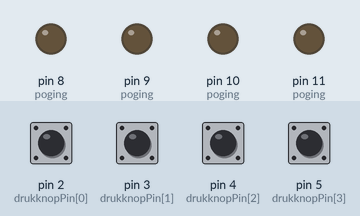
The sketch below on a simulated Arduino Uno, built with avr-gcc and run on an emulated ATmega328P. On the bench: output pins drawn as LEDs (lit = HIGH). Dashed ring = blinking. Inputs (shaded band) come from the test bench; at power-on: pin 2 (drukknopPin[0]), pin 3 (drukknopPin[1]), pin 4 (drukknopPin[2]), pin 5 (drukknopPin[3]) HIGH. Random numbers use the default seed unless the sketch sets one.

Above: at 2.0 s.
2.1 s: pin 2 (drukknopPin[0]) pulled LOW for 0.15 s
At 4.3 s:
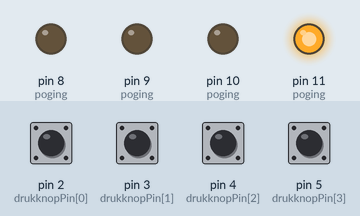
5.2 s: pin 3 (drukknopPin[1]) pulled LOW for 1 s
At 6.77 s:
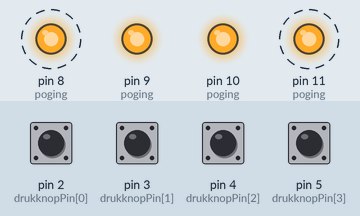
8.2 s: pin 2 (drukknopPin[0]) driven LOW and pin 3 (drukknopPin[1]) driven LOW
At 9.95 s:
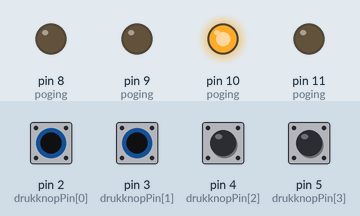
11.2 s: pin 3 (drukknopPin[1]) driven HIGH
14.2 s: pin 3 (drukknopPin[1]) driven LOW
Timing chart, 0 to 18.2 s (numbered marks = the images above; inputs shaded):
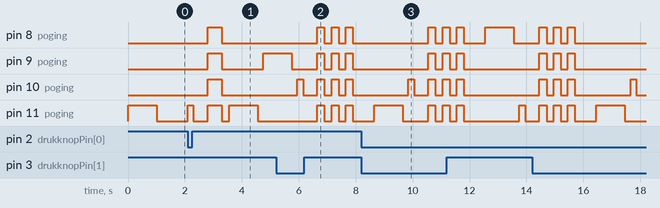

The sketch:

geheugenspelletje_code.ino
```cpp
/*
 * Geheugenspelletje
 *
 * Test je geheugen! Welke high score haal jij?
 */

int drukknopPin[] = {2, 3, 4, 5};     // pinnen voor drukknoppen
int ledPin[] = {8, 9, 10, 11};        // pinnen voor LEDs

const int MAX_LEVEL = 20;             // we stellen maximum level op 20
int volgorde[MAX_LEVEL];              // lijst met de correcte volgorde

int level = 1;                        // we starten met level 1


// setup - wordt eenmaal uitgevoerd wanneer je start of reset
void setup() {
  for (int x = 0; x < 4; x++) {
    pinMode(ledPin[x], OUTPUT);       // alle LEDs als OUTPUT instellen
    digitalWrite(ledPin[x], LOW);     // alle LEDs uit
  }
  for (int x = 0; x < 4; x++) {
    pinMode(drukknopPin[x], INPUT);   // alle drukknoppen als INPUT instellen
  }

}

// loop - blijft herhaald worden
void loop() {
  if (level == 1) {
    // een nieuw spel wordt gestart
    maak_volgorde();                  // nieuwe volgorde aanmaken
  }
  // spel is bezig
  toon_volgorde();                 	  // toon de juiste volgorde
  poging_invoeren();                  // poging om de volgorde correct na te doen
}

void toon_volgorde(){
  for (int x = 0; x < 4; x++) {
    digitalWrite(ledPin[x], LOW);     // eerst alle LEDs uit
  }
  for (int i = 0; i < level; i++) {
    digitalWrite(volgorde[i], HIGH);
    delay(1000);
    digitalWrite(volgorde[i], LOW);
    delay(200);
  }
}

void poging_invoeren() {
  for (int i = 0; i < level; i++) {
    int poging = 0;
    while (poging == 0) {
      if (digitalRead(2) == LOW) {   // drukknop op pin 2 hoort bij led op pin 11
        poging = 11;
      }
      if (digitalRead(3) == LOW) {   // drukknop op pin 3 hoort bij led op pin 10
        poging = 10;
      }
      if (digitalRead(4) == LOW) {   // drukknop op pin 4 hoort bij led op pin 9
        poging = 9;
      }
      if (digitalRead(5) == LOW) {   // drukknop op pin 5 hoort bij led op pin 8
        poging = 8;
      }
    }

    digitalWrite(poging, HIGH);
    delay(200);
    digitalWrite(poging, LOW);
    if (poging != volgorde[i]) {
      poging_fout();
      delay(500);
      return;                        // ga uit poging_invoeren() en terug naar loop()
    }
  }
  poging_juist();
}


void maak_volgorde() {
  randomSeed(millis());              // zorgt ervoor dat de volgorde écht random is
  for (int i = 0; i < MAX_LEVEL; i++){
    volgorde[i] = random(8,12);      // random ledPin (8, 9, 10 of 11)
  }
}


void poging_fout(){

  // 3 keer alle LEDs knipperen (dit toont aan dat de poging fout was)
  for (int x = 0; x < 4; x++) {
    digitalWrite(ledPin[x], LOW);
  }
  delay(500);
  for (int i = 0; i < 3; i++){
    for (int x = 0; x < 4; x++) {
      digitalWrite(ledPin[x], HIGH);
    }
    delay(250);
    for (int x = 0; x < 4; x++) {
      digitalWrite(ledPin[x], LOW);
    }
    delay(250);
  }

  level = 1;                           // reset level
}

void poging_juist(){

  // 1 keer alle LEDs aan (dit toont aan dat de poging juist was)
  for (int x = 0; x < 4; x++) {
    digitalWrite(ledPin[x], LOW);
  }
  delay(500);
  for (int x = 0; x < 4; x++) {
    digitalWrite(ledPin[x], HIGH);
  }
  delay(500);
  for (int x = 0; x < 4; x++) {
    digitalWrite(ledPin[x], LOW);
  }
  delay(250);

  if (level < MAX_LEVEL){
    level++;                           // naar volgende level (volgorde wordt langer)
  }
}
```

Measured:
- after the input at 2.1 s, pin 8 (poging), pin 10 (poging): LOW → HIGH after 0.70 s, → LOW 0.50 s later; pin 9 (poging): LOW → HIGH after 0.70 s, → LOW 0.50 s later, → HIGH 1.5 s later; pin 11 (poging): goes HIGH 0.20 s, LOW 0.50 s, HIGH 0.50 s, LOW 0.25 s, HIGH 1.0 s, then LOW, starting at once
- after the input at 5.2 s, pin 8 (poging), pin 11 (poging): alternates HIGH for 0.25 s and LOW for 0.25 s, starting after 1.5 s; pin 10 (poging): LOW → HIGH after 0.75 s, → LOW 0.20 s later, → HIGH 0.50 s later, → LOW 0.25 s later, … (8 changes in this stretch)
- after the input at 8.2 s, pin 8 (poging), pin 9 (poging): LOW → HIGH after 2.4 s, → LOW 0.25 s later, → HIGH 0.25 s later; pin 10 (poging): goes HIGH 0.20 s, LOW 0.50 s, HIGH 0.25 s, LOW 0.25 s, then HIGH, starting after 1.7 s
